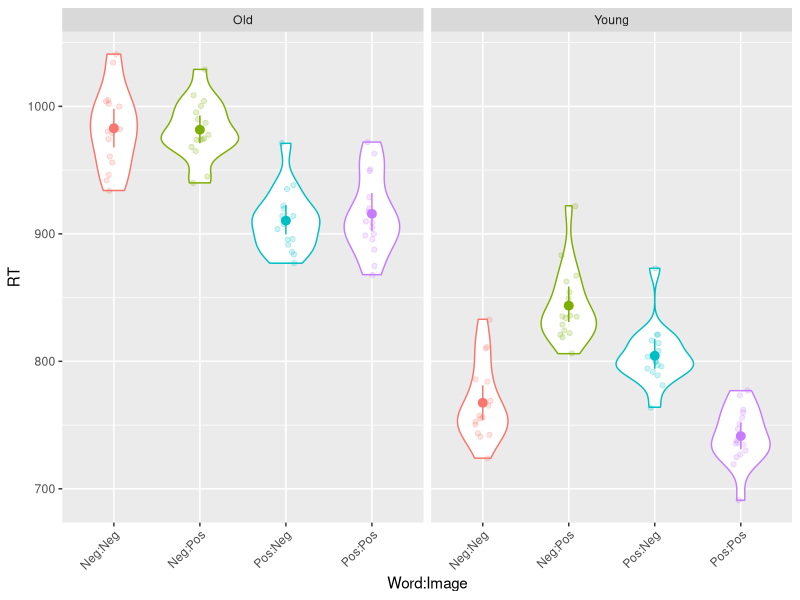
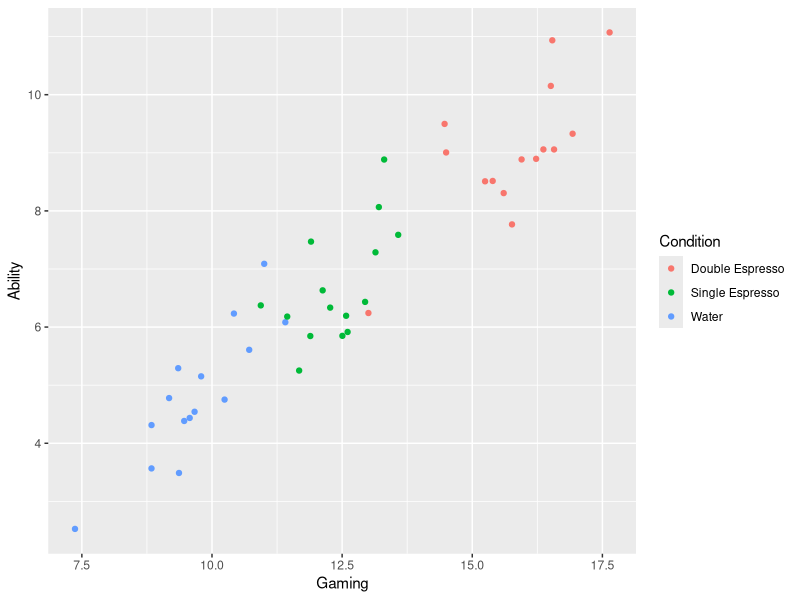
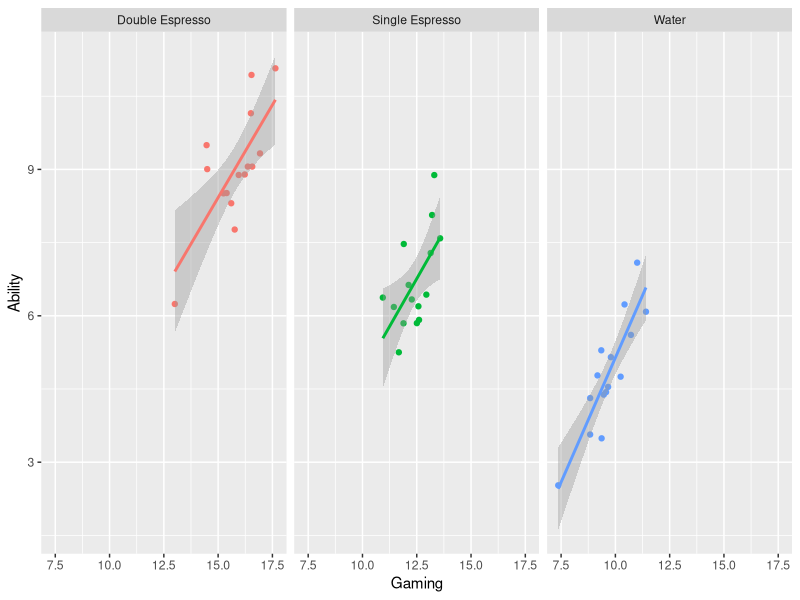
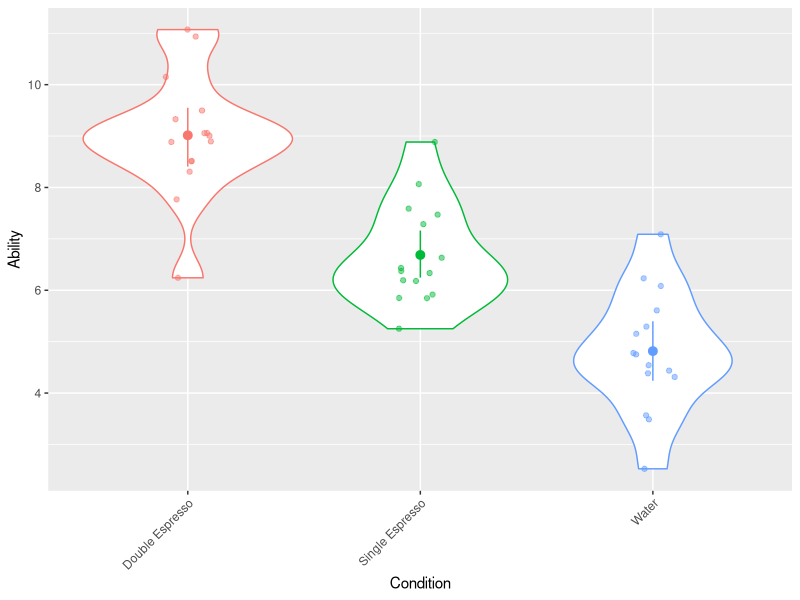

Write R code to recreate these figures, in order.
library(tidyverse) # Load the tidyverse packages
library(afex) # ANOVA functions
library(emmeans) # Needed for pairwise comparisons

# Mixed ANOVA with one between participants factor, and two repeated
my_data <- read_csv("data_files/my_data.csv")

my_data <- my_data %>% 
  mutate(Image = factor(Image)) %>%
  mutate(Word = factor(Word)) %>%
  mutate(Age = factor(Age))

ggplot(my_data, aes(x = Word:Image, y = RT, colour = Word:Image)) + 
  geom_violin() + 
  geom_jitter(width = .1, alpha = .2) + 
  stat_summary(fun.data = "mean_cl_boot") +
  theme(axis.text.x = element_text(angle = 45, hjust = 1)) +
  facet_wrap(~ Age) + 
  guides(colour = FALSE)

model <- aov_4(RT ~ Word * Image * Age + (1 + Word * Image | Participant), data = my_data)
summary(model)
anova(model)

emmeans(model, pairwise ~ Word * Image * Age, adjust = "Bonferroni")

# Three way interaction is significant so run two separate 2-ways
young_filter <- filter(my_data, Age == "Young")

model_young <- aov_4(RT ~ Word * Image + (1 + Word *Image | Participant), data = young_filter)
anova(model_young)

emmeans(model_young, pairwise ~ Word * Image, adjust = "Bonferroni")

old_filter <- filter(my_data, Age == "Old")

model_old <- aov_4(RT ~ Word * Image + (1 + Word * Image | Participant), data = old_filter)
summary(model_old)
anova(model_old)

emmeans(model_old, pairwise ~ Word * Image, adjust = "Bonferroni")

#ANCOVA
cond <- read_csv("data_files/cond.csv")

cond <- cond %>% 
  mutate(Condition = as.factor(Condition))
  
ggplot(cond, aes(x = Gaming, y = Ability,  colour = Condition)) + 
  geom_point() 

# Separately by Condition
ggplot(cond, aes(x = Gaming, y = Ability,  colour = Condition)) + 
  geom_point() + 
  facet_wrap(~ Condition) + 
  geom_smooth(method = "lm") +
  guides(colour = FALSE)

# Run the ANOVA (i.e., without the covariate)- model is significant
model1 <- aov_4(Ability ~ Condition + (1 | Participant), data = cond)
anova(model1)

# Run the ANCOVA - when we add the effect of Gaming Frequency first,
# Condition is now not significant
cond$Gaming <- scale(cond$Gaming)
model_ancova <- aov_4(Ability ~ Gaming + Condition + (1 | Participant), data = cond, factorize = FALSE)
anova(model_ancova)

# Unadjusted means
cond %>%
  group_by(Condition) %>%
  summarise(mean_ability = mean(Ability), sd_ability = sd(Ability))

# Report adjusted means
emmeans(model_ancova, pairwise~Condition, adjust = "none")

# ANCOVA as a special case of Regression 
ggplot(cond, aes(x = Condition, y = Ability, colour = Condition)) + 
  geom_violin() + 
  geom_jitter(width = .1, alpha = .5) + 
  stat_summary(fun.data = "mean_cl_boot") +
  theme(axis.text.x = element_text(angle = 45, hjust = 1)) + 
  guides(colour = FALSE)

# Set up the Water level as the reference level and check the contrasts
cond$Condition <- relevel(cond$Condition, ref = 3)
contrasts(cond$Condition)

# Build a linear model just with Condition predicting Ability
lm1 <- lm(Ability ~ Condition, data = cond)
lm1

#Build a linear model with both Gaming Frequency and Condition predicting Ability
lm2 <- lm(Ability ~ Gaming + Condition, data = cond)
lm2
